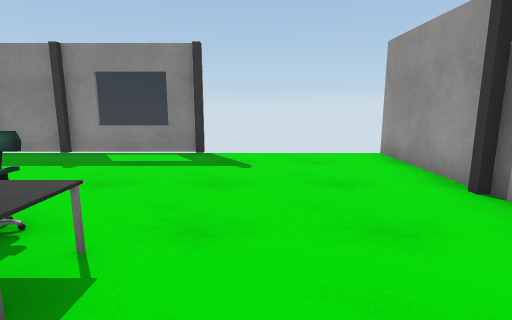
View 1 (above)

14 first-person views from a walk through a 3-D level made in the Unity game engine. The camera is 1.3 m above the floor, tilts 10° down and sees 80° across. The floor is counted in squares, 1 m on a side. Each view is taken from the middle of a square. On the plan, view 1 faces up. The plan holds only what a view shows up to about 14 squares ahead; the rest is blank. The player character is not drawn. Some surface patterns are stand-ins.

View 2
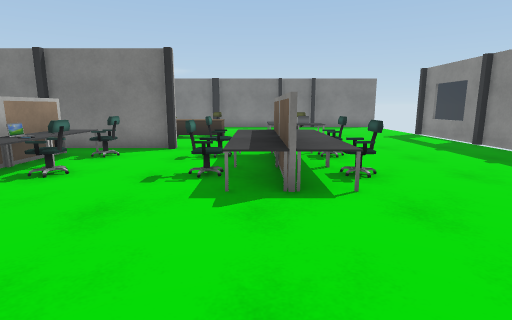

View 3
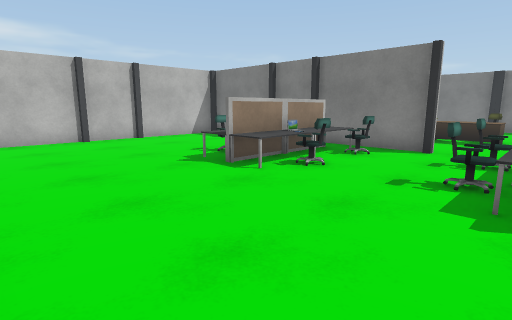

View 4
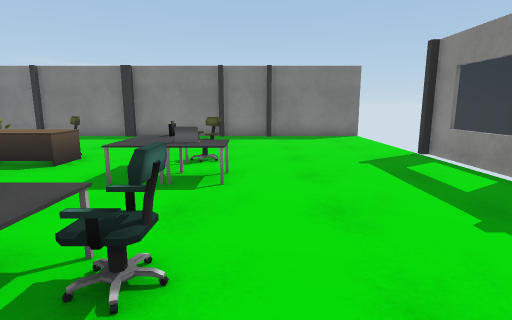

View 5
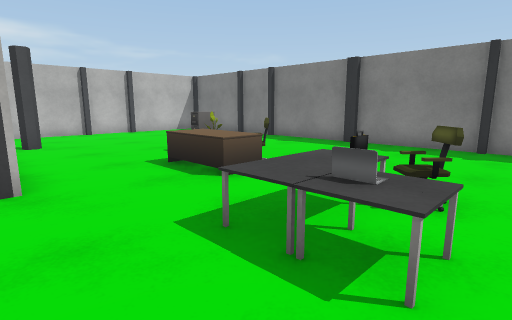

View 6
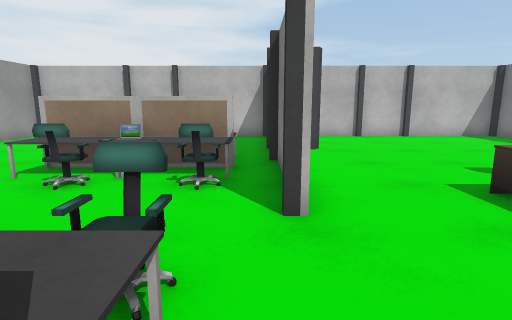

View 7
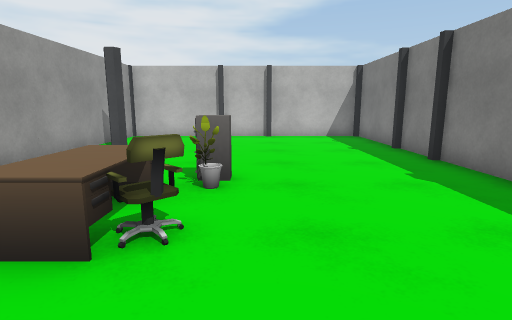

View 8
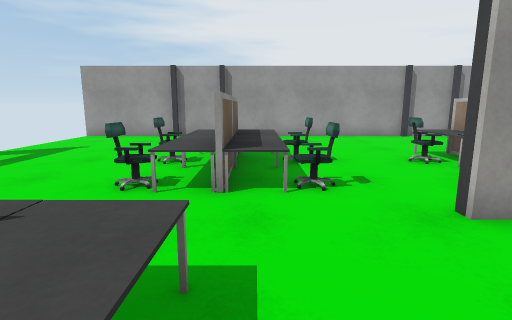

View 9
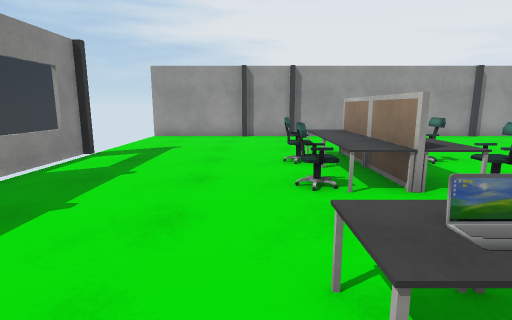

View 10
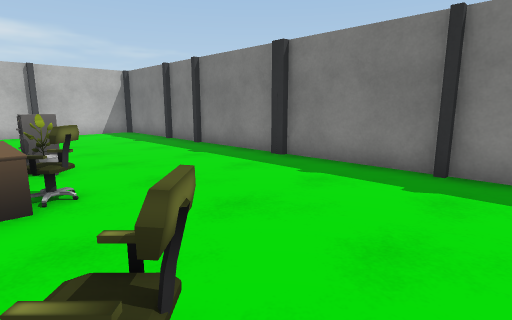

View 11
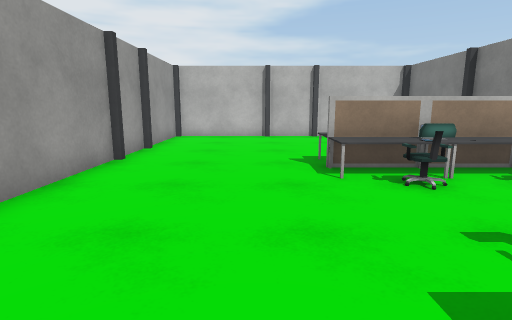

View 12
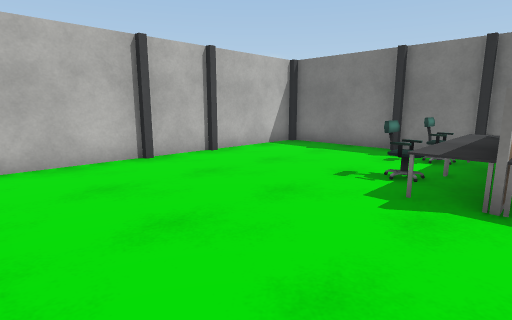

View 13
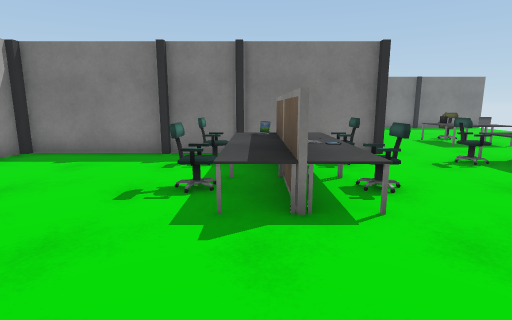

View 14
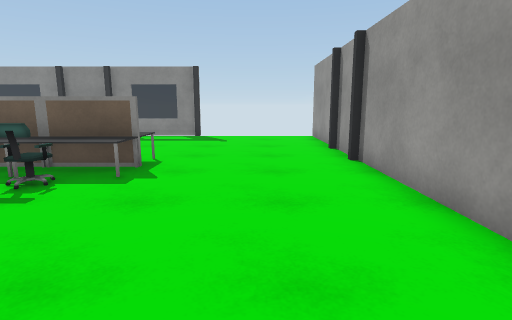

### Floor plan
Points are (right, up) in squares from view 1. A wall is a line through its corners. A room is listed if a view was taken in it or the views show most of it. See-through windows are left out.
Room 1 (views 1, 2, 3, 4, 5, 6, 7, 8, 9, 10, 11, 12, 13, 14)
walls: (-6.5, -1.6) (-6.5, -5.4); (-6.6, -2) (-6.6, -1.5) (-6.3, -1.5); (-6.5, -5.5) (-6.5, -7.5); (-6.5, -7.6) (-6.5, -11.5) (3.5, -11.5) (3.5, -7.8); (3.5, 2.5) (3.5, 4.5); (-16.3, -1.2) (-16.3, -1.8); (-2.4, 8.8) (-10.5, 8.8); (3.5, -5.5) (3.5, 2.4); (-16.5, -1.8) (-16.5, -5.4); (3.5, 4.6) (3.5, 8.5); (-16.5, -5.6) (-16.5, -7.5); (3.5, -7.5) (3.5, -5.6); (-16.5, 4.5) (-16.5, -1.4); (-12.5, -11.5) (-6.6, -11.5) (-6.6, -4.2); (-16.5, -7.9) (-16.5, -11.5) (-12.6, -11.5); (-16.5, 8.6) (-16.5, 4.6)
objects: plant (-12, -3); other object (-11, -4); other object (-11, -3); desk (-11, -2) to (-10, -1); other object (-11, 3); pillar (-11, 9); table (-10, 2) to (-8, 2); laptop (-9, 3) to (-8, 3); pillar (-8, -8) to (-8, -7); pillar (-8, 9); pillar (-6, -11); other object (-6, -5) to (-5, -4); other object (-5, -6); laptop (-5, -5); other object (-5, -3); other object (-5, 0); other object (-5, 1) to (-4, 2); other object (-5, 3); pillar (-5, 9); other object (-4, -5) to (-2, -4); laptop (-4, -4) to (-3, -4); pillar (-3, -11); other object (-3, -6); other object (-3, -3); other object (-3, 0); other object (-3, 1) to (-2, 2); other object (-3, 3); pillar (-2, 9); pillar (-1, -11); pillar (3, -11)

Positions as (right, up) in squares from view 1, and headings:
1: (0, 0), facing up
2: (3, 1), facing left
3: (3, 1), facing down-left
4: (-3, 4), facing left
5: (-6, 4), facing down-left
6: (-6, 2), facing down
7: (-12, 2), facing down
8: (-10, 1), facing right
9: (-10, 4), facing right
10: (-10, 4), facing down-left
11: (0, 2), facing down
12: (3, -4), facing down-left
13: (2, -5), facing left
14: (1, -5), facing up
